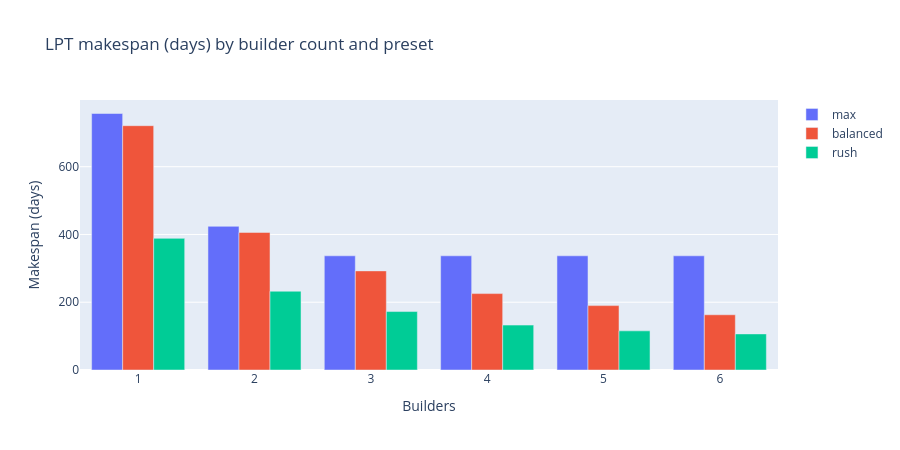

The cell this chart's notebook holds for it:
### Code cell
preset_comparison_bar(lpt_results, title='LPT makespan (days) by builder count and preset')

### Figure 1 — Plotly figure (JSON) as saved in the notebook; plotly's stock layout.template omitted (floating-point values rounded to 4 significant figures)
{"data": [{"name": "max", "type": "bar", "x": ["1", "2", "3", "4", "5", "6"], "y": [757.0, 424.0, 337.0, 337.0, 337.0, 337.0]}, {"name": "balanced", "type": "bar", "x": ["1", "2", "3", "4", "5", "6"], "y": [721.0, 406.0, 292.5, 225.5, 190.0, 163.0]}, {"name": "rush", "type": "bar", "x": ["1", "2", "3", "4", "5", "6"], "y": [388.5, 232.5, 172.5, 132.5, 115.5, 106.5]}], "layout": {"barmode": "group", "height": 450, "title": {"text": "LPT makespan (days) by builder count and preset"}, "xaxis": {"title": {"text": "Builders"}}, "yaxis": {"title": {"text": "Makespan (days)"}}}}
